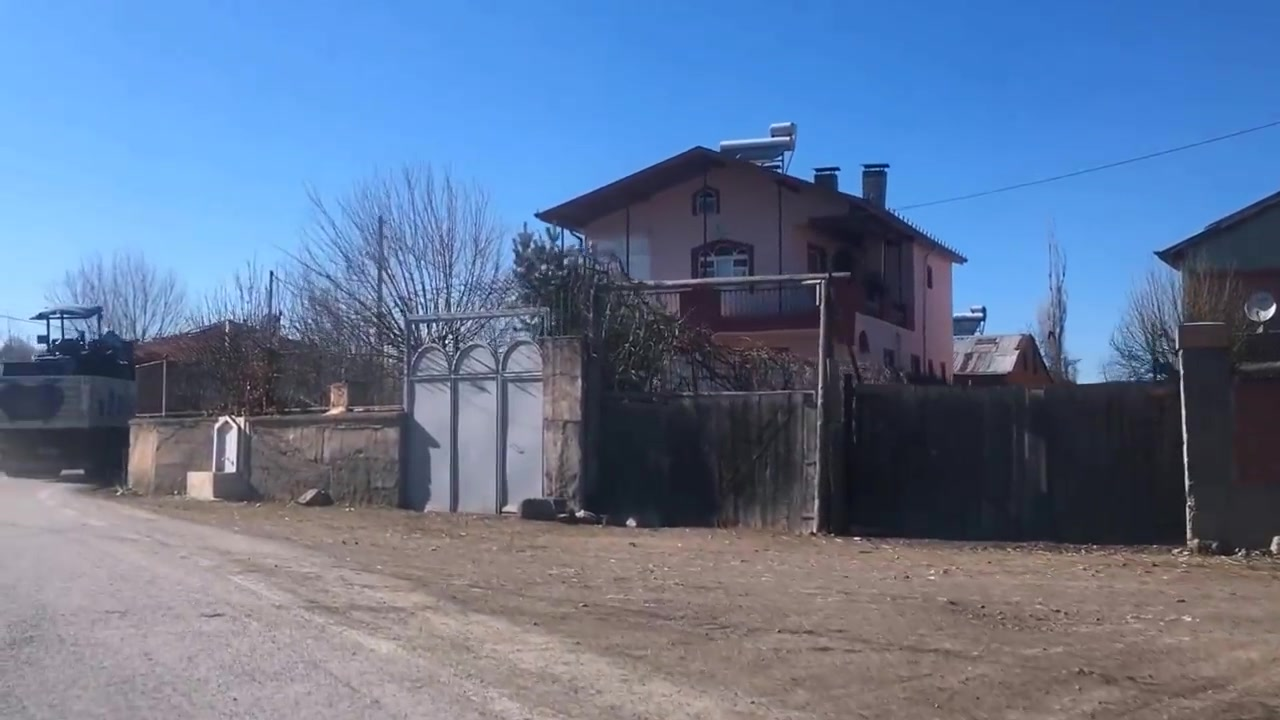
#> input picture Coursera/Course4/Week1/Data/Train/Negative/100.png, 1280 x 720 px, given as the content of the folder ./Data/Train/Positive/, which was not available
$ python 'Week1 File1 ImageResizeAndSaveDataset.py'
#> lines starting #> are read from the running program, lines starting #| are printed output that depends on the picture; pictures that were not available may be replaced by others from this repository, and a replacement may not be noted
import numpy as np
#import matplotlib.pyplot as plt
import h5py
from scipy import ndimage
#from PIL import Image
#from scipy import ndimage
import cv2
import os
import logging
import sys
#from lr_utils import load_dataset

log_file = "./.log"

try:
	#Variables
	debug = True
	verbose = True

	img_size_width = 64
	img_size_height = 64
	base_data_path = "./Data/"
	resized_folder = "Resized"
	dataset_file = "dataset.h5"
	dirs = {
		"positive": "Train/Positive/",
		"negative": "Train/Negative/",
		"test": "Test/"
	}
	test_set_y = np.array([1, 1, 1, 0, 0, 1])

	#Log Settings
	logger = logging.getLogger(__name__)
	logger.setLevel(logging.INFO)

	handler = logging.FileHandler(log_file)
	handler.setLevel(logging.INFO)

	formatter = logging.Formatter("%(asctime)s - %(levelname)s - %(message)s")
	handler.setFormatter(formatter)

	logger.addHandler(handler)

	#Default Functions
	def write_log(message):
		if debug:
			logger.info('%s', message)
		if verbose:
			print("LOG -> " + message)

	def write_error(error):
		logger.error('%s', error)
		print("Error: " + error)
		sys.exit(0)

	def log_and_run(function, message, paramaters = None):
		write_log('"' + message + '" running...')

		if type(paramaters) == type(None):
			r = function()
		else:
			r = function(paramaters)

		write_log('"' + message + '" ok')
		return r

	#Image Resizing Functions
	def image_resize(source_image_path, destination_image_path, width, height):
		orginal_image = cv2.imread(source_image_path, cv2.IMREAD_COLOR)
		new_image = cv2.resize(orginal_image, (width, height))
		cv2.imwrite(destination_image_path, new_image)
		write_log("Resized: " + source_image_path + " -> " + destination_image_path)

		#np.array(ndimage.imread(destination_image_path, flatten=False))

		return new_image

	def create_folder_for_resized_image_if_not_exist(folder_path):
		if os.path.isdir(folder_path) == False:
			write_log("Create folder for resized images:" + folder_path)
			os.mkdir(folder_path, 777)

	def resize_all_image_in_folder(params):
		create_folder_for_resized_image_if_not_exist(params["destination"])

		images = []

		for img_name in os. listdir(params["source"]):
			if img_name.find(".") > -1:
				image = image_resize(params["source"]+img_name, params["destination"]+img_name, params["width"], params["height"])
				images.append(image)

		return np.array(images)

	def images_resize(params):
		global img_size_width, img_size_height, base_data_path

		rt = {}

		parameters = {
			"source": "",
			"destination": "",
			"width": img_size_width,
			"height": img_size_height
		}

		for name, path in params["dirs"].items():
			parameters["source"] = base_data_path + path
			parameters["destination"] = base_data_path + path + params["resized_folder"] + "/"
			rt[name] = log_and_run(resize_all_image_in_folder, path + " Images Resize", parameters)
#> this loop made 3 passes
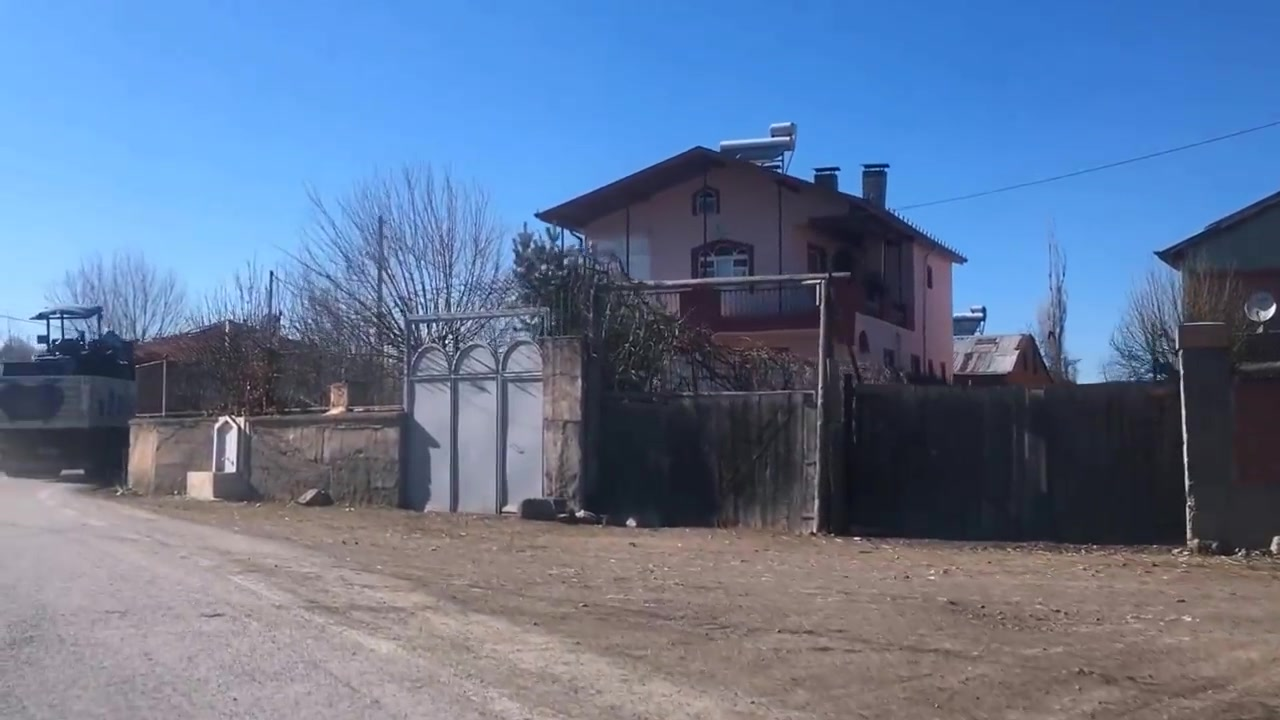
#> input picture Coursera/Course4/Week1/Data/Train/Negative/100.png, 1280 x 720 px, given as the content of the folder ./Data/Train/Positive/, which was not available
#> pass 1, in image_resize, `new_image = cv2.resize(orginal_image, (width, height))`:
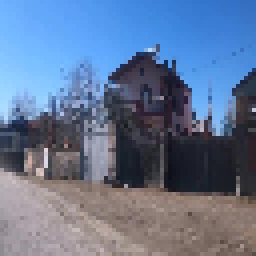
#> new_image: shape (64, 64, 3) (shown 4 times larger); mean B, G, R 149.3, 118.1, 98.8
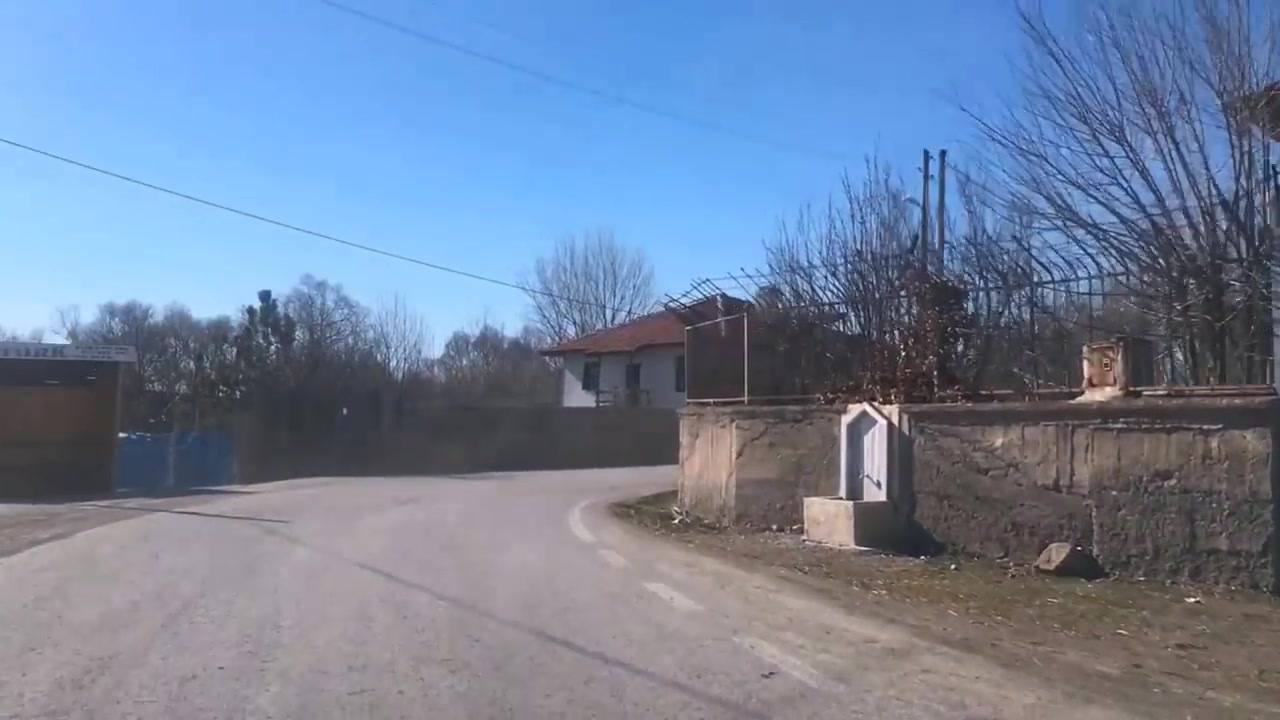
#> input picture Coursera/Course4/Week1/Data/Train/Negative/114.png, 1280 x 720 px
#> pass 2, in image_resize (call 3), `new_image = cv2.resize(orginal_image, (width, height))`:
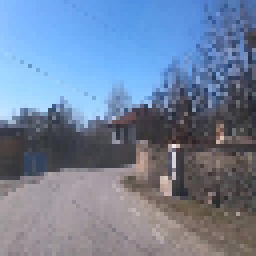
#> new_image: shape (64, 64, 3) (shown 4 times larger); mean B, G, R 156.8, 130, 112.9
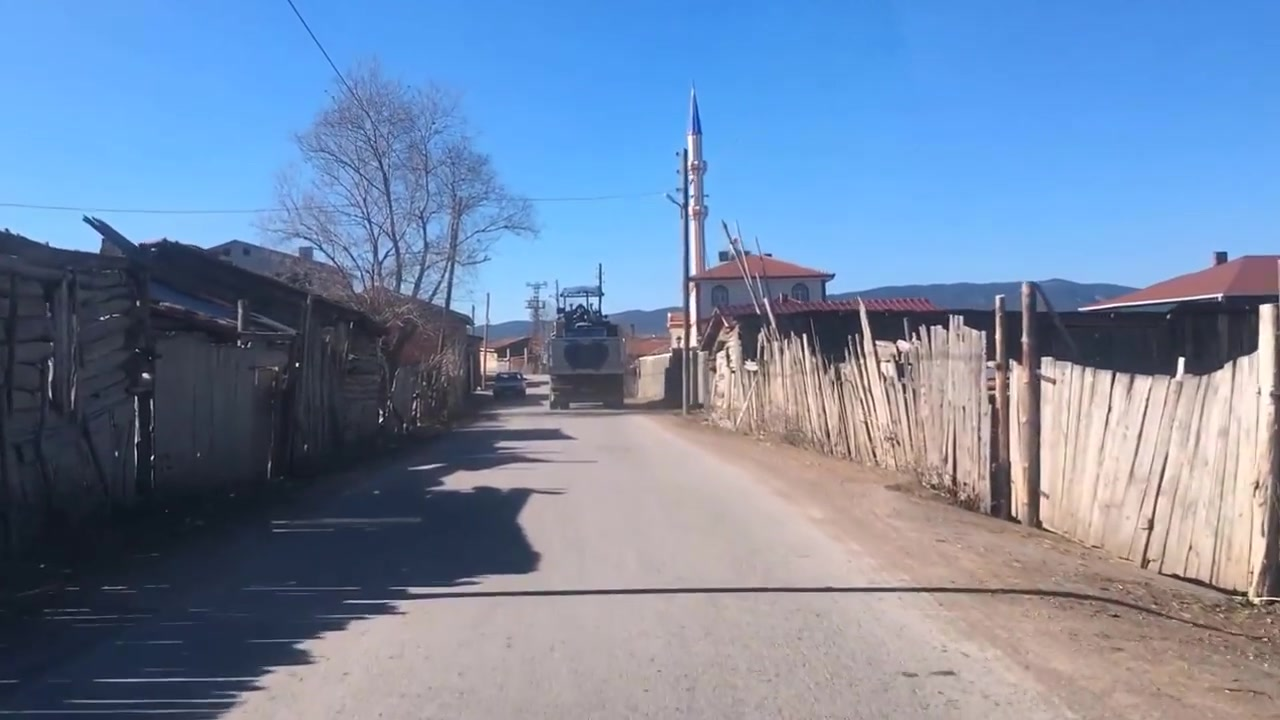
#> input picture Coursera/Course4/Week1/Data/Train/Negative/12.png, 1280 x 720 px
#> pass 2, in image_resize (call 4), `new_image = cv2.resize(orginal_image, (width, height))`:
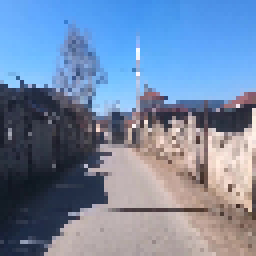
#> new_image: shape (64, 64, 3) (shown 4 times larger); mean B, G, R 166.3, 136.3, 116.2
#> after the loop, rt = 3 items

		return rt

	def format_resized_images(resized_images):
		global test_set_y

		train_set_y = np.concatenate((np.zeros(resized_images["positive"].shape[0]) + 1, np.zeros(resized_images["negative"].shape[0])), axis=0)
		train_set_x = np.concatenate((resized_images["positive"], resized_images["negative"]), axis=0)

		test_set_x = resized_images["test"]

		return {
			"test_set_y": test_set_y,
			"test_set_x": test_set_x,
			"train_set_y": train_set_y,
			"train_set_x": train_set_x
		}

	def save_dataset(params):
		global base_data_path, dataset_file
		h5_file = h5py.File(base_data_path + dataset_file, 'w')

		for name, data in params.items():
			h5_file.create_dataset(name, data=data)

		h5_file.close()


	#Main
	if __name__ == '__main__':
		write_log("Starting...")

		params = {
			"dirs": dirs,
			"resized_folder": resized_folder
		}
		resized_images = log_and_run(images_resize, "All Image Resize", params)
#> resized_images = 3 items

		dataset = log_and_run(format_resized_images, "Format Resized Images", resized_images)
#> dataset = 4 items

		log_and_run(save_dataset, "Save Dataset", dataset)
#> the loop in save_dataset, `for name, data in params.items():` made 4 passes
#> (name, data) on passes 1, 3: ('test_set_y', [1, 1, 1, 0, 0, 1]), ('train_set_y', [1, 0, 0, 0])
#> name on passes 2, 4: 'test_set_x', 'train_set_x'

		write_log("Success")

except SystemExit:
    print("")

except:
	try:
		def write_log(message):
			print(str(message))
			with open(log_file, "a") as f:
				f.write(str(message))
	except:
		print("write_log function defined")

	exc_type, exc_obj, exc_tb = sys.exc_info()
	write_log("Error! -> " + str(", ".sys.exc_info()) + " (line: " + str(exc_tb.tb_lineno) + ")")
